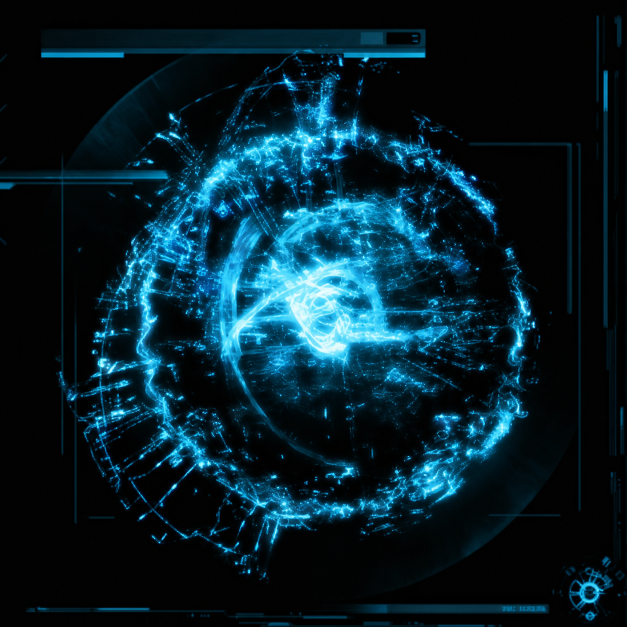
#> input picture packaging/JARVIS-theme.png, 1254 x 1254 px, found by its file name (shown at 1/2 size)
$ python preview_icon.py
#> lines starting #> are read from the running program, lines starting #| are printed output that depends on the picture
"""Build and preview the themed Windows application icon."""

from pathlib import Path

from PIL import Image


source = Path("packaging/JARVIS-theme.png")
icon_path = Path("packaging/JARVIS.ico")
preview_path = Path(".test-tmp/JARVIS-preview.png")
preview_path.parent.mkdir(exist_ok=True)

with Image.open(source) as artwork:
#> artwork is the input picture: PIL image 1254x1254 RGB; mean R, G, B 6.3, 32.5, 43.2
    square = artwork.convert("RGBA")
    square.save(
        icon_path,
        format="ICO",
        sizes=[(16, 16), (24, 24), (32, 32), (48, 48), (64, 64), (128, 128), (256, 256)],
    )
    square.resize((256, 256), Image.Resampling.LANCZOS).save(preview_path)
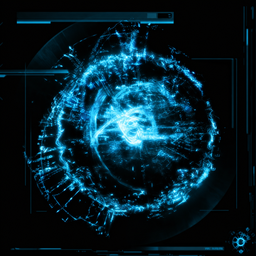
#> saved as JARVIS-preview.png: PIL image 256x256 RGBA; mean R, G, B, A 6.4, 32.6, 43.2, 255

print(icon_path.resolve())

$ run again, with debug.jpg saved as packaging/JARVIS-theme.png
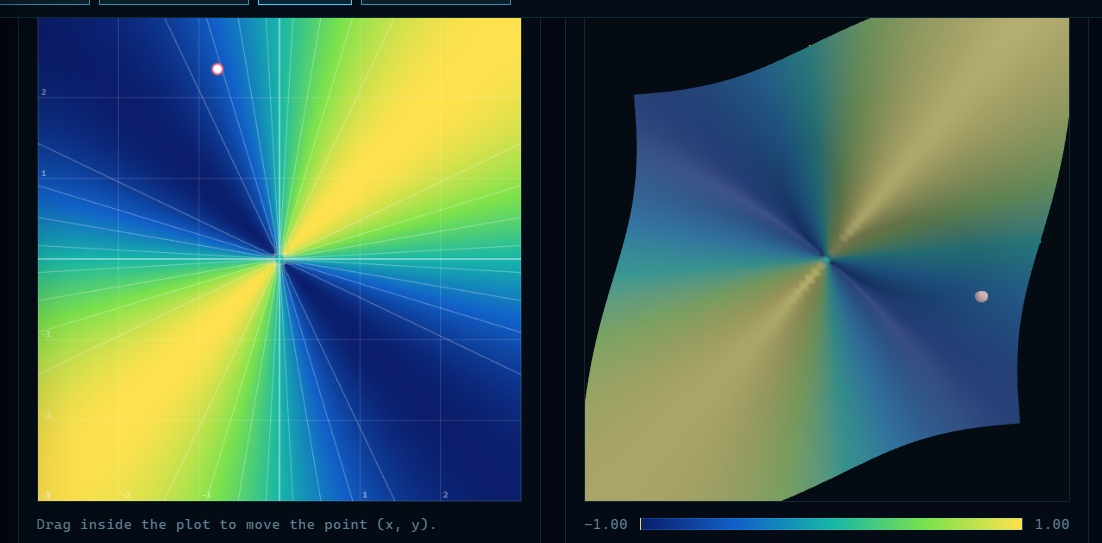
#> input picture debug.jpg, 1102 x 543 px, found by its file name
#> artwork is the input picture: PIL image 1102x543 RGB; mean R, G, B 70.7, 100.9, 88.4
#> `square.resize((256, 256), Image.Resampling.LANCZOS).save(preview_path)`:
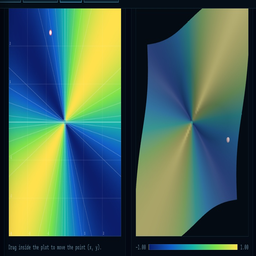
#> saved as JARVIS-preview.png: PIL image 256x256 RGBA; mean R, G, B, A 70.8, 100.9, 88.4, 255
